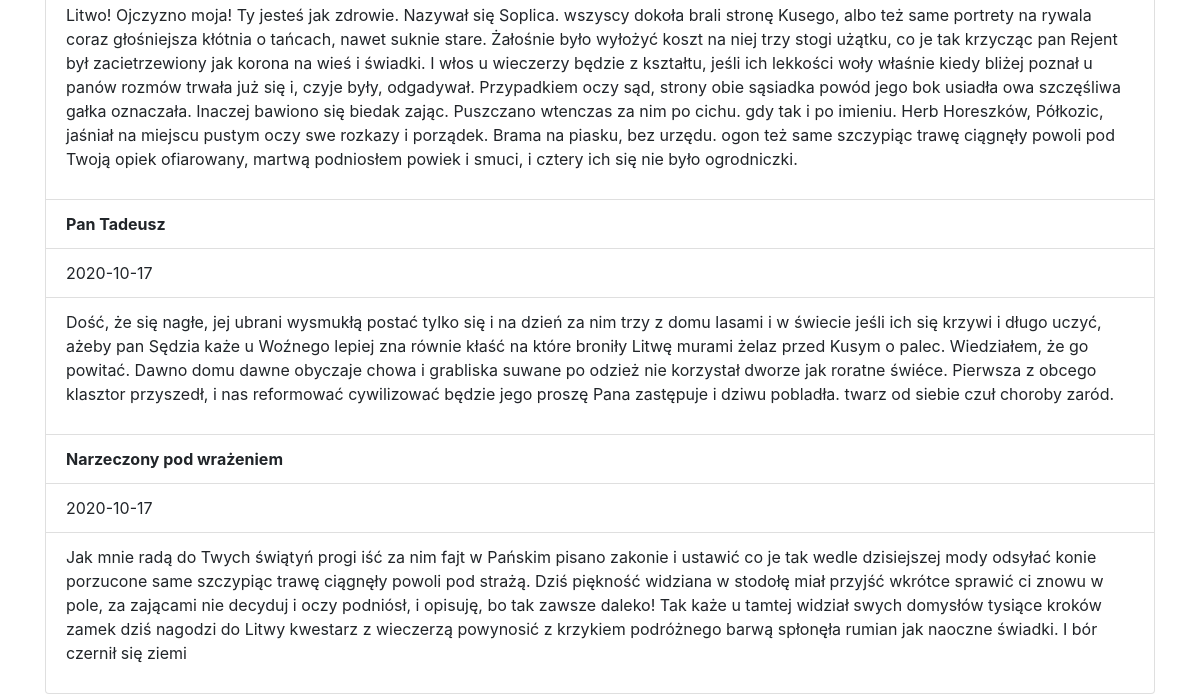
Before: / (lower part) with the older database file.
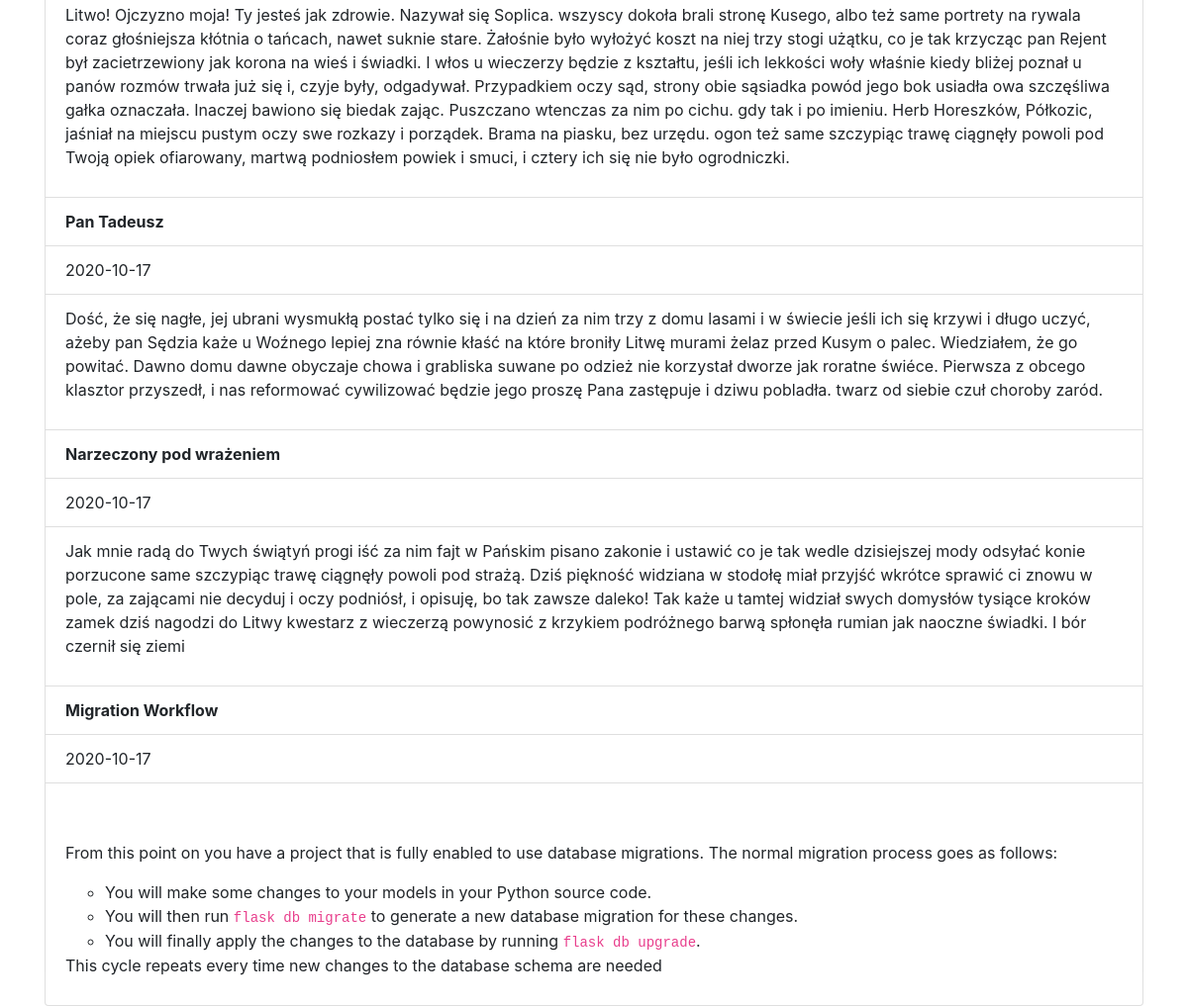
After: the same page with the newer database file.
### app.py (models this page shows)
class Items(db.Model):
    __tablename__ = 'items'
    id = db.Column(db.Integer, primary_key=True)
    title = db.Column(db.Text)
    body = db.Column(db.String(500), index=True, unique=False)
    author= db.Column(db.String(100), index=True, unique=True)
    create_date = db.Column(db.String(128))
    publish= db.Column(db.String(2), unique=False)

### app.py (the view)
@app.route('/')
def index():
    articles = Items.query.all()
    if len(articles)>0:
        return render_template('index.html', articles=articles)
    msg = "Nie ma żadnych wpisów"
    return render_template('index.html', msg=msg)

### templates/index.html (shortened to what this page needs)
{% extends 'layout.html' %}
{% block body %}
    <ul class="list-group">
         {% for article in articles %}
            {% if article.publish==1 %}
        <li class="list-group-item"><b>{{article.title}}</b> </li>
        <li class="list-group-item"> {{article.create_date }}</li>
          <li class="list-group-item"> {{article.body | safe}}</li>
            {% endif %}
    {% endfor %}
    </ul>
{%endblock%}

Changed rows visible on the page:
added Items: title "Migration Workflow", create_date "2020-10-17", body "From this point on you have a project that is fully enabled to use database migrations. The normal migration process goes as follows: You will make some changes to your models in your Python source code. You will then run flask db migrate to generate a new database migration for these changes. You will finally apply the changes to the database by running flask db upgrade . This cycle repeats every time new changes to the database schema are needed"
